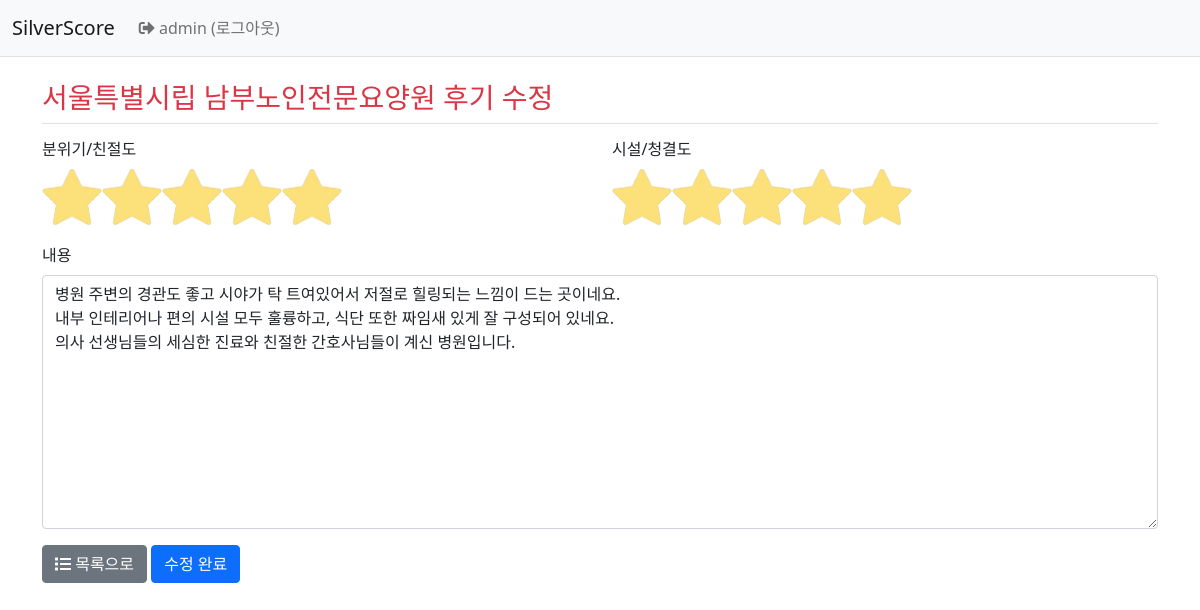
Page /member/review/modify/14/ (signed in) on the committed database.
### member/models.py (models this page shows)
class LongTermAdmin(models.Model):
    id = models.AutoField(primary_key=True)
    longTermAdminSym = models.CharField(max_length=11)
    adminPttnCd = models.CharField(max_length=3)
    siDoCd = models.CharField(max_length=2)
    siGunGuCd = models.CharField(max_length=3)
    adminNm = models.CharField(max_length=100)
    ratingCd = models.CharField(max_length=15, blank=True, null=True)
    ratingDate = models.DateField()
    ratingGrade = models.CharField(max_length=1)
    detailAddr = models.CharField(max_length=1000)
    telNo = models.CharField(max_length=18)
    jaehwalCd = models.CharField(max_length=1, blank=True, null=True)
    chimaeCd = models.CharField(max_length=1, blank=True, null=True)
    photo = models.ImageField(upload_to='images/', null=True)
    longTermPeribRgtDt = models.DateField()
    stpRptDt = models.DateField()
    adminCd = models.CharField(max_length=1)
    sidogungucode = models.ForeignKey(SiDoGunGuCode, on_delete=models.CASCADE)
    adminpttncode = models.ForeignKey(AdminPttnCode, on_delete=models.CASCADE)

class Review(models.Model):
    id = models.BigAutoField(primary_key=True)
    amKind = models.SmallIntegerField(default=0)
    faClean = models.SmallIntegerField(default=0)
    content = models.CharField(max_length=500, blank=True)
    createDate = models.DateTimeField()
    modifyDate = models.DateTimeField(null=True, blank=True)
    user = models.ForeignKey(User, on_delete=models.CASCADE)
    longtermadmin = models.ForeignKey(LongTermAdmin, on_delete=models.CASCADE)

### member/views.py (the view)
# urls.py: path('review/modify/<int:review_id>/', views.review_modify, name='review_modify'),
@login_required(login_url='common:login')
def review_modify(request, review_id):
    review = get_object_or_404(Review, pk=review_id)
    if request.user != review.user :
        messages.error(request, '수정권한이 없습니다')
        return redirect('member:review_detail', review_id=review.id)
    if request.method == "POST" :
        form = ReviewForm(request.POST, instance=review)
        if form.is_valid():
            review = form.save(commit=False)
            review.modifyDate = timezone.now()   # 수정일시 저장
            review.save()
            return redirect('member:review_detail', review_id=review.id)
    else:
        form = ReviewForm(instance=review)
    context = {'review': review, 'longtermadmin': review.longtermadmin, 'form': form}
    return render(request, 'member/review_modify.html', context)

### member/forms.py
class ReviewForm(forms.ModelForm):
    class Meta:
        model = Review #사용할 모델
        fields = ['amKind', 'faClean', 'content'] #QuestionForm에서 사용할 Question 모델의 속성
        labels = {
            'amKind': '분위기/친절도',
            'faClean': '시설/청결도',
            'content': '내용',
        }

### templates/member/review_modify.html (shortened to what this page needs)
<!DOCTYPE html>
<html lang="en">
<head>
</head>
<body>
{% extends 'base.html' %}
{% block content %}
<div class="container">
  <h3 class="my-3 border-bottom py-2 text-danger">{{ longtermadmin.adminNm }} 후기 수정</h3>
    <form method="post">
    {% include "form_errors.html" %}
    <div class="row">
        <h6 class="col">분위기/친절도</h6>
        <h6 class="col">시설/청결도</h6>
    </div>
    <div class="mb-3 row">
        <div class="col">
            <div class="rating">
                <label for="rating11"></label>
                <label for="rating12"></label>
                <label for="rating13"></label>
                <label for="rating14"></label>
                <label for="rating15"></label>
            </div>
        </div>
        <div class="col">
            <div class="rating">
                <label for="rating21"></label>
                <label for="rating22"></label>
                <label for="rating23"></label>
                <label for="rating24"></label>
                <label for="rating25"></label>
            </div>
        </div>
    </div>
    <div class="mb-3">
        <label for="content" class="form-label">내용</label>
        <textarea class="form-control"
                  name="content" id="content" rows="10" maxlength="500" required>{{ review.content }}</textarea>
    </div>
    <a href="{% url 'member:review_index' longtermadmin.id %}" class="back_to_list btn btn-secondary">
                <i class="fas fa-list"></i> 목록으로 </a>
    <button type="submit" class="btn btn-primary">수정 완료</button>
  </form>
</div>
{% endblock %}

### templates/navbar.html (shortened to what this page needs)
<!DOCTYPE html>
<html lang="en">
<head>
</head>
<body>
<nav class="navbar navbar-expand-lg navbar-light bg-light border-bottom">
     <div class="container-fluid">
        <a class="navbar-brand" href="{% url 'member:review_index' 1 %}">SilverScore</a>
        <div class="navbar-collapse collapse" id="navbarSupportedContent">
            <ul class="navbar-nav me-auto mb-2 mb-lg-0">
                <li class="nav-item" >
                    {% if user.is_authenticated %}
                    <a class="nav-link" href="{% url 'common:logout' %}">
                        <i class="fas fa-sign-out-alt"></i> {{ user.username }} (로그아웃)</a>
                    {% else %}
                    <a class="nav-link" href="{% url 'common:login' %}">
                        <i class="fas fa-sign-in-alt"></i> 로그인 </a>
                    {% endif %}
                </li>
            </ul>
        </div>
    </div>
</nav>
</body>
</html>

### static/rating.css (style rules this page uses)
.rating { height: 60px; width: 300px; background-color: #f0f0f0; }
.rating .rate_radio + label { position: relative; display: block; float: left; z-index: 10; width: 60px; height: 60px; background-image: url('/static/img/star.png'); background-repeat: no-repeat; background-size: 60px 60px; cursor: pointer; }

### rows in the picture
LongTermAdmin: adminNm "서울특별시립 남부노인전문요양원"
Review: content "병원 주변의 경관도 좋고 시야가 탁 트여있어서 저절로 힐링되는 느낌이 드는 곳이네요. 내부 인테리어나 편의 시설 모두 훌륭하고, 식단 또한 짜임새 있게 잘 구성되어 있네요. 의사 선생님들의 세심한 진료와 친절한 간호사님들이 계신 병원입니다."

### other values in the picture
{{ user.username }} "admin"
